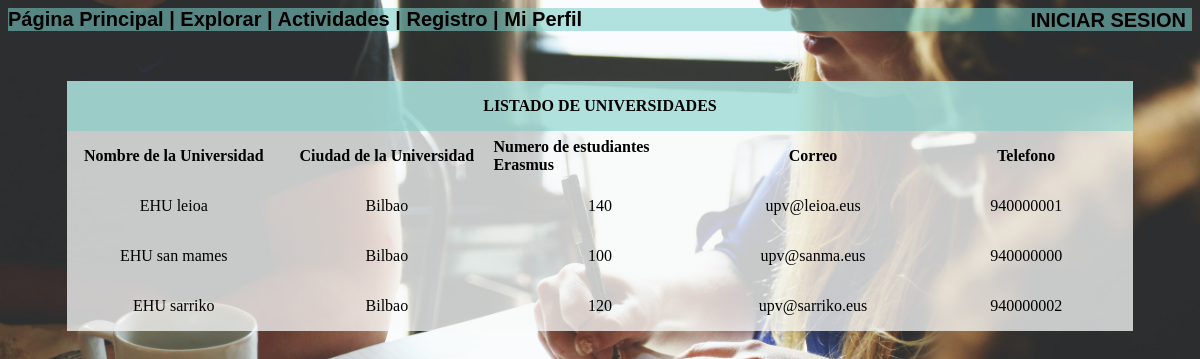
The app's page /app/Universidades.php with its own data.
### tables this page shows
CREATE TABLE `universidad` (
  `nomUni` varchar(50) NOT NULL,
  `numEstudiantes` int(11) DEFAULT NULL,
  `correo` varchar(30) DEFAULT NULL,
  `telf` int(11) DEFAULT NULL,
  `ciudadUni` varchar(50) NOT NULL
);

### app/Universidades.php (the view, shortened to what this page needs)
<?php
include "config.php";
$n=$_SESSION["user"];
?>
<!DOCTYPE html>
<html lang="es">
    <head>
        <link rel="stylesheet" href="estilos/e_Universidades.css"/>
    </head>
    <body background="imagenes/princ.jpg">
    <nav id="Principal">
            <a class= "menu" href= "index.php">Página Principal  |</a>
            <a class= "menu" href= "Explorar.php">Explorar  |</a>
            <a class= "menu" href= "Actividades.php">Actividades  |</a>
            <a class= "menu" href= "Registro.php">Registro  |</a>
            <a class= "menu" href= "perfil.php">Mi Perfil</a>
                <?php
                if (isset($n)){
                ?>
                <div class="mi">
                    <a href= "cerrarSesion.php">CERRAR SESION</a>
                </div>
                <?php
                    }
                else{
                ?>
                <div class="mi">
                    <a href= "InicioSesion.php">INICIAR SESION</a>
                </div>
                <?php
                    }
                ?>
        </nav>
        <section>
            <div class="container-table">
                <div class="table__title">LISTADO DE UNIVERSIDADES</div>
                <div class="table__header">Nombre de la Universidad</div>
                <div class="table__header">Ciudad de la Universidad</div>
                <div class="table__header">Numero de estudiantes Erasmus</div>
                <div class="table__header">Correo</div>
                <div class="table__header">Telefono</div>
                <?php $unis = "SELECT * FROM universidad";
                $res = mysqli_query($conexion, $unis);
                while ($fila = mysqli_fetch_array($res)) {  ?>
                    <div class="table__item"><?php echo ($fila ['nomUni']);?></div>
                    <div class="table__item"><?php echo ($fila ['ciudadUni']);?></div>
                    <div class="table__item"><?php echo ($fila ['numEstudiantes']);?></div>
                    <div class="table__item"><?php echo ($fila ['correo']);?></div>
                    <div class="table__item"><?php echo ($fila ['telf']);?></div>
                    <?php } mysqli_free_result($res); ?>
            </div>
        </section>
    </body>
</html>

### app/estilos/e_Universidades.css (style rules this page uses)
.menu { color: black; text-decoration: none; text-align: left; }
#Principal { font-family:Arial; font-weight:bold; font-size:20px; background-color:rgba(121, 206, 199, 0.555); }
.mi { color: black; padding: 0; text-align: right; position: absolute; right: 14px; top: 9px; bottom: 5px; }
a { color:black; text-decoration:none; }
body { background-repeat: no-repeat; background-size: cover; }
.container-table { width: 90%; margin: 50px auto; display: grid; grid-template-columns: repeat(5, 20%) ; grid-auto-rows: 50px; background-color:rgba(249, 250, 250, 0.76); }
.table__title { grid-column-start:1 ; grid-column-end: 6; font-weight: bold; display: flex; justify-content: center; align-items: center; background-color: rgba(121, 206, 199, 0.555); }
.table__header, .table__item { display: flex; justify-content: center; align-items: center; }
.table__header { font-weight: bold; }
.table__item { justify-content: center; align-items: center; }

### records on screen
universidad: nomUni "EHU leioa", ciudadUni "Bilbao", numEstudiantes "140", correo "upv@leioa.eus", telf "940000001"
universidad: nomUni "EHU san mames", ciudadUni "Bilbao", numEstudiantes "100", correo "upv@sanma.eus", telf "940000000"
universidad: nomUni "EHU sarriko", ciudadUni "Bilbao", numEstudiantes "120", correo "upv@sarriko.eus", telf "940000002"
